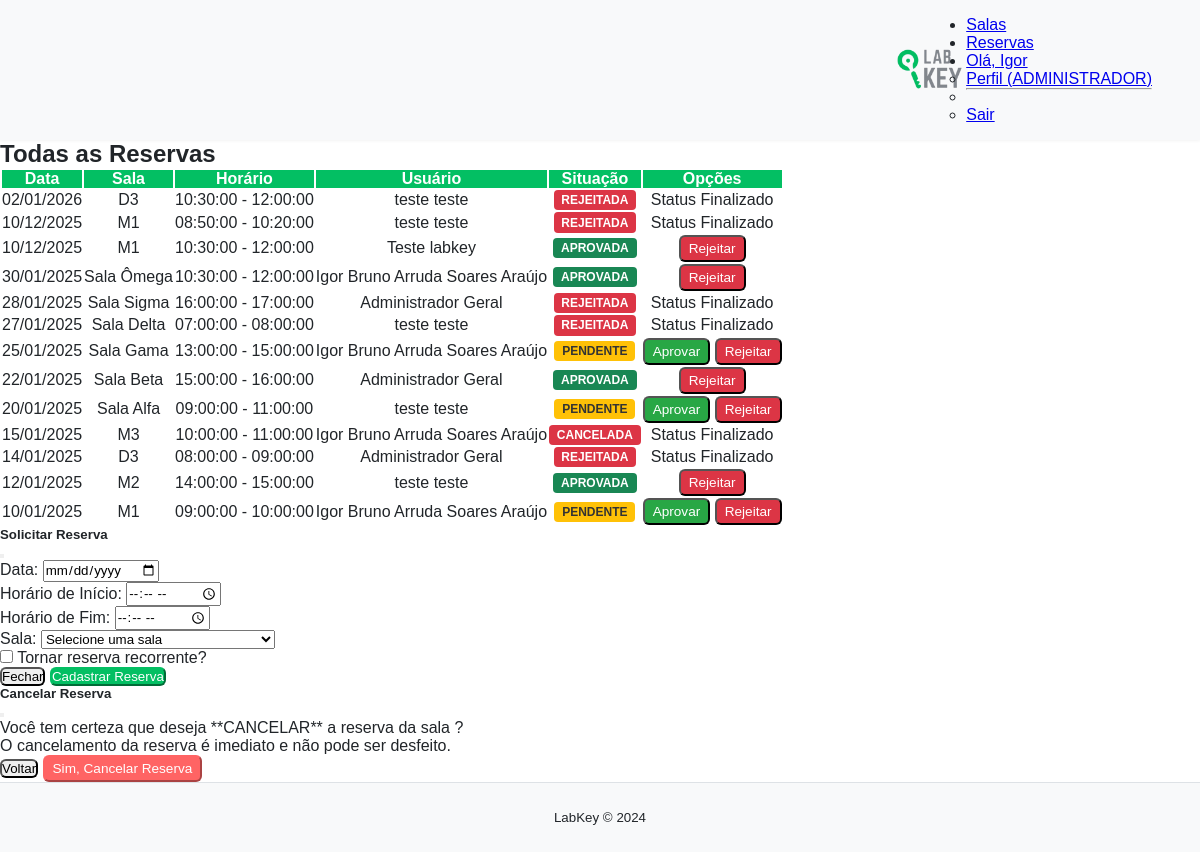
The page /reservas (signed in) on the database its author committed.
### models/models.py (models this page shows)
class ReservaBase(SQLModel):
    data: date = Field(description="Data da reserva")
    hora_inicio: time = Field(description="Hora de início")
    hora_fim: time = Field(description="Hora de término")
    status: StatusReserva = Field(default=StatusReserva.PENDENTE, description="Status atual da reserva")

class Reserva(ReservaBase, table=True):
    id: Optional[int] = Field(default=None, primary_key=True)
    usuario_id: int = Field(foreign_key="usuario.id")
    sala_id: int = Field(foreign_key="sala.id")
    usuario: Optional[Usuario] = Relationship(back_populates="reservas")
    sala: Optional[Sala] = Relationship(back_populates="reservas")

class SalaBase(SQLModel):
    nome: str = Field(unique=True, index=True, description="Nome identificador da sala")
    descricao: Optional[str] = Field(default=None, description="Descrição da sala")
    capacidade: int = Field(description="Capacidade máxima de pessoas")
    localizacao: Optional[str] = Field(default=None, description="Localização física da sala") # Opcional
    recursos: Optional[str] = Field(default=None, description="Equipamentos ou recursos disponíveis") # Opcional

class Sala(SalaBase, table=True):
    id: Optional[int] = Field(default=None, primary_key=True)
    reservas: List["Reserva"] = Relationship(back_populates="sala")

class UsuarioBase(SQLModel):
    nome: str = Field(index=True, description="Nome completo do usuário")
    email: str = Field(unique=True, description="E-mail único para login")
    tipo: TipoUsuario = Field(default=TipoUsuario.COMUM, description="Tipo de usuário")

class Usuario(UsuarioBase, table=True):
    id: Optional[int] = Field(default=None, primary_key=True)
    senha_hash: str # Campo para armazenar o hash da senha
    reservas: List["Reserva"] = Relationship(back_populates="usuario")

### main.py (the view)
@app.get("/reservas", summary="Página de Reservas (Unificada)")
def reservas_page(request: Request, session: Session = Depends(get_session)):
    if "usuario_id" not in request.session:
        return RedirectResponse(url="/login", status_code=status.HTTP_303_SEE_OTHER)
    nome = request.session.get("nome")
    tipo = request.session.get("tipo_usuario")
    usuario_id = request.session.get("usuario_id")
    if tipo == TipoUsuario.ADMINISTRADOR.value:
        reservas_exibidas = session.exec(
            select(Reserva).order_by(Reserva.data.desc())
        ).all()
    else:
        reservas_exibidas = session.exec(
            select(Reserva).where(Reserva.usuario_id == usuario_id).order_by(Reserva.data.desc())
        ).all()
    salas = session.exec(select(Sala)).all()
    return templates.TemplateResponse(
        "reservas.html",
        {
            "request": request,
            "nome": nome,
            "tipo_usuario": tipo,
            "todas_as_reservas": reservas_exibidas,
            "salas_disponiveis": salas,
        }
    )

### templates/reservas.html (shortened to what this page needs)
{% extends "base_dashboard.html" %}
{% block content %}
<div class="container my-5">
    <h2 class="text-center mb-5">
        {% if tipo_usuario == 'ADMINISTRADOR' %}
            Todas as Reservas
        {% else %}
            Minhas Reservas
        {% endif %}
    </h2>
    <div class="table-responsive">
        <table class="table table-bordered table-hover">
            <thead>
                <tr>
                    <th scope="col">Data</th>
                    <th scope="col">Sala</th>
                    <th scope="col">Horário</th>
                    {% if tipo_usuario == 'ADMINISTRADOR' %}
                        <th scope="col">Usuário</th>
                    {% endif %}
                    <th scope="col">Situação</th>
                    <th scope="col">Opções</th>
                </tr>
            </thead>
            <tbody>
                {% for reserva in todas_as_reservas %}
                <tr>
                    <td>{{ reserva.data | date_format('%d/%m/%Y') }}</td>
                    <td>{{ reserva.sala.nome }}</td>
                    <td>{{ reserva.hora_inicio }} - {{ reserva.hora_fim }}</td>
                    {% if tipo_usuario == 'ADMINISTRADOR' %}
                        <td>{{ reserva.usuario.nome }}</td>
                    {% endif %}
                    <td>
                        {% set status_string = reserva.status.value | default(reserva.status) %}
                        <span class="status-badge status-{{ status_string | lower }}">
                            {{ status_string | upper }}
                        </span>
                    </td>
                    <td>
                        {% if tipo_usuario == 'ADMINISTRADOR' %}
                            {% if reserva.status.value == 'Pendente' %}
                                <button
                                    class="btn btn-aprovar btn-status-admin"
                                    type="button"
                                    data-reserva-id="{{ reserva.id }}"
                                    data-novo-status="Aprovada"
                                >
                                    Aprovar
                                </button>
                                <button
                                    class="btn btn-rejeitar btn-status-admin"
                                    type="button"
                                    data-reserva-id="{{ reserva.id }}"
                                    data-novo-status="Rejeitada"
                                >
                                    Rejeitar
                                </button>
                            {% elif reserva.status.value == 'Aprovada' %}
                                <button
                                    class="btn btn-rejeitar btn-status-admin"
                                    type="button"
                                    data-reserva-id="{{ reserva.id }}"
                                    data-novo-status="Rejeitada"
                                >
                                    Rejeitar
                                </button>
                            {% else %}
                                <span class="text-muted">Status Finalizado</span>
                            {% endif %}
                        {% endif %}
                    </td>
                </tr>
                {% endfor %}
            </tbody>
        </table>
    </div>
    <div
        class="modal fade"
        id="modalCadastroReserva"
        tabindex="-1"
        aria-labelledby="modalCadastroReservaLabel"
        aria-hidden="true"
    >
        <div class="modal-dialog">
            <div class="modal-content">
                <form id="formReserva" data-reserva-id="">
                    <div class="modal-header">
                        <h5 class="modal-title" id="modalCadastroReservaLabel">
                            Solicitar Reserva
                        </h5>
                        <button
                            class="btn-close"
                            type="button"
                            data-coreui-dismiss="modal"
                            aria-label="Fechar"
                        ></button>
                    </div>
                    <div class="modal-body">
                        <div class="mb-3">
                            <label for="reservaData" class="form-label">Data:</label>
                            <input
                                class="form-control"
                                id="reservaData"
                                name="data"
                                type="date"
                                required
                            />
                        </div>
                        <div class="row">
                            <div class="col-6 mb-3">
                                <label for="horaInicio" class="form-label">Horário de Início:</label>
                                <input
                                    class="form-control"
                                    id="horaInicio"
                                    name="hora_inicio"
                                    type="time"
                                    required
                                />
                            </div>
                            <div class="col-6 mb-3">
                                <label for="horaFim" class="form-label">Horário de Fim:</label>
                                <input
                                    class="form-control"
                                    id="horaFim"
                                    name="hora_fim"
                                    type="time"
                                    required
                                />
                            </div>
                        </div>
                        <div class="mb-3">
                            <label for="salaId" class="form-label">Sala:</label>
                            <select class="form-control" id="salaId" name="sala_id" required>
                                <option value="" disabled selected>Selecione uma sala</option>
                            </select>
                        </div>
                        <div class="form-check mb-3">
                            <input
                                class="form-check-input"
                                id="reservaRecorrente"
                                name="recorrente"
                                type="checkbox"
                            />
                            <label class="form-check-label" for="reservaRecorrente">
                                Tornar reserva recorrente?
                            </label>
                        </div>
                    </div>
                    <div class="modal-footer">
                        <button
                            class="btn btn-secondary"
                            type="button"
                            data-coreui-dismiss="modal"
                        >
                            Fechar
                        </button>
                        <button class="btn save-btn" type="submit" id="btnSalvarReserva">
                            Cadastrar Reserva
                        </button>
                    </div>
                </form>
            </div>
        </div>
    </div>
    <div class="modal fade" id="modalCancelamento" tabindex="-1" aria-labelledby="modalCancelamentoLabel" aria-hidden="true">
        <div class="modal-dialog">
            <div class="modal-content">
                <div class="modal-header bg-danger text-white">
                    <h5 class="modal-title" id="modalCancelamentoLabel">Cancelar Reserva</h5>
                    <button class="btn-close btn-close-white" type="button" data-coreui-dismiss="modal" aria-label="Fechar"></button>
                </div>
                <div class="modal-body">
                    <p>Você tem certeza que deseja **CANCELAR** a reserva da sala <strong id="nomeSalaCancelamento"></strong>?</p>
                    <p class="text-danger">O cancelamento da reserva é imediato e não pode ser desfeito.</p>
                </div>
                <div class="modal-footer">
                    <button class="btn btn-secondary" type="button" data-coreui-dismiss="modal">Voltar</button>
                    <button class="btn btn-cancelar-reserva" type="button" id="confirmarCancelamento">Sim, Cancelar Reserva</button>
                </div>
            </div>
        </div>
    </div>
</div>
{% endblock %}

### static/css/style.css (style rules this page uses)
:root { --color-primary: #03bf63; --color-primary-dark: #00944c; --color-text-dark: #212529; --color-text-muted: #6c757d; --color-background-light: #ffffff; --color-background-gray: #f8f9fa; --color-border: #dee2e6; --font-family-main: "Lexend", sans-serif; --font-size-base: 1rem; --spacing-xs: 4px; --spacing-sm: 8px; --spacing-md: 16px; --spacing-lg: 32px; --spacing-xl: 48px; --radius-sm: 4px; --radius-md: 8px; }
* { margin: 0; padding: 0; box-sizing: border-box; font-family: var(--font-family-main); }
html, body { width: 100%; min-height: 100vh; background-color: var(--color-background-light); color: var(--color-text-dark); }
.btn { border-radius: 0.375rem; }

### templates/reservas.html (style rules this page uses)
.table thead th { background-color: #03bf63; color: white; text-align: center; vertical-align: middle; }
.table tbody td { vertical-align: middle; text-align: center; }
.status-badge { display: inline-block; padding: .35em .65em; font-size: 75%; font-weight: 700; line-height: 1; text-align: center; white-space: nowrap; vertical-align: baseline; border-radius: .25rem; }
.status-aprovada { background-color: #198754; color: white; }
.status-pendente { background-color: #ffc107; color: #333; }
.status-cancelada, .status-rejeitada { background-color: #dc3545; color: white; }
.btn-cancelar-reserva { background-color: #ff6464; color: white; border-color: #ff6464; font-size: 0.85rem; padding: 0.25rem 0.5rem; }
.modal-footer .save-btn { background-color: #03bf63; border-color: #03bf63; color: white; }
.btn-aprovar { background-color: #28a745; color: white; font-size: 0.85rem; padding: 0.25rem 0.5rem; }
.btn-rejeitar { background-color: #dc3545; color: white; font-size: 0.85rem; padding: 0.25rem 0.5rem; }

### rows shown on the page
Reserva: data "02/01/2026", sala.nome "D3", hora_inicio "10:30:00", hora_fim "12:00:00", usuario.nome "teste teste", status "REJEITADA", shows "Status Finalizado"
Reserva: data "10/12/2025", sala.nome "M1", hora_inicio "08:50:00", hora_fim "10:20:00", usuario.nome "teste teste", status "REJEITADA", shows "Status Finalizado"
Reserva: data "10/12/2025", sala.nome "M1", hora_inicio "10:30:00", hora_fim "12:00:00", usuario.nome "Teste labkey", status "APROVADA"
Reserva: data "30/01/2025", sala.nome "Sala Ômega", hora_inicio "10:30:00", hora_fim "12:00:00", usuario.nome "Igor Bruno Arruda Soares Araújo", status "APROVADA"
Reserva: data "28/01/2025", sala.nome "Sala Sigma", hora_inicio "16:00:00", hora_fim "17:00:00", usuario.nome "Administrador Geral", status "REJEITADA", shows "Status Finalizado"
Reserva: data "27/01/2025", sala.nome "Sala Delta", hora_inicio "07:00:00", hora_fim "08:00:00", usuario.nome "teste teste", status "REJEITADA", shows "Status Finalizado"
Reserva: data "25/01/2025", sala.nome "Sala Gama", hora_inicio "13:00:00", hora_fim "15:00:00", usuario.nome "Igor Bruno Arruda Soares Araújo", status "PENDENTE"
Reserva: data "22/01/2025", sala.nome "Sala Beta", hora_inicio "15:00:00", hora_fim "16:00:00", usuario.nome "Administrador Geral", status "APROVADA"
Reserva: data "20/01/2025", sala.nome "Sala Alfa", hora_inicio "09:00:00", hora_fim "11:00:00", usuario.nome "teste teste", status "PENDENTE"
Reserva: data "15/01/2025", sala.nome "M3", hora_inicio "10:00:00", hora_fim "11:00:00", usuario.nome "Igor Bruno Arruda Soares Araújo", status "CANCELADA", shows "Status Finalizado"
Reserva: data "14/01/2025", sala.nome "D3", hora_inicio "08:00:00", hora_fim "09:00:00", usuario.nome "Administrador Geral", status "REJEITADA", shows "Status Finalizado"
Reserva: data "12/01/2025", sala.nome "M2", hora_inicio "14:00:00", hora_fim "15:00:00", usuario.nome "teste teste", status "APROVADA"
Reserva: data "10/01/2025", sala.nome "M1", hora_inicio "09:00:00", hora_fim "10:00:00", usuario.nome "Igor Bruno Arruda Soares Araújo", status "PENDENTE"

### other values the page prints
{{ nome.split(' ')[0] }} "Igor"
{{ tipo_usuario }} "ADMINISTRADOR"
